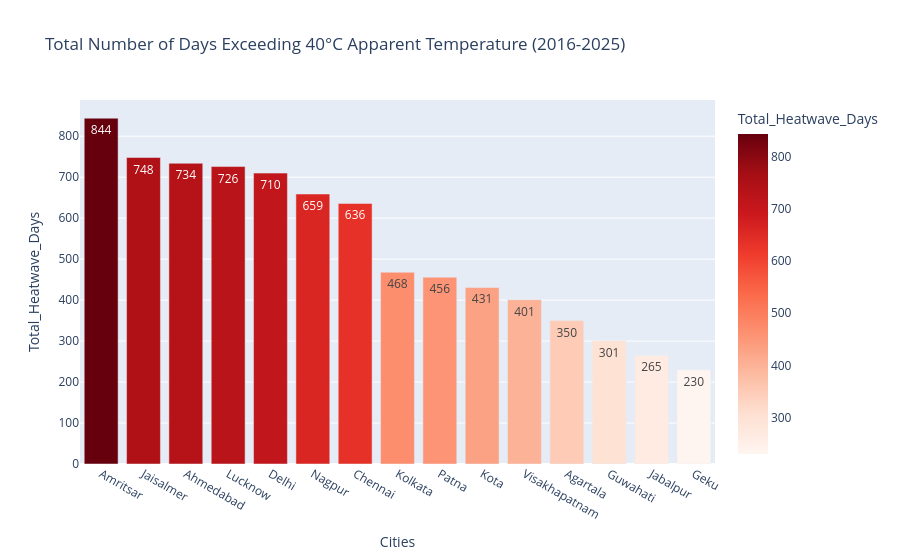

The notebook cell this image was saved under:
### Markdown cell above
## 🔥 Heatwave Analysis: Extreme Temperature Days Across Cities

### Code cell
df['is_extreme_heat_feels_like'] = df['apparent_temperature_max'] > 40.0

heatwave_feels_counts = df.groupby('Cities')['is_extreme_heat_feels_like'].sum().reset_index()
heatwave_feels_counts.rename(columns={'is_extreme_heat_feels_like': 'Total_Heatwave_Days'}, inplace=True)

heatwave_counts_feels_like = heatwave_feels_counts.sort_values(by='Total_Heatwave_Days', ascending=False)
top_15_cities__feels_like_heatwave= heatwave_counts_feels_like.head(15)

fig = px.bar(
    top_15_cities__feels_like_heatwave[top_15_cities__feels_like_heatwave['Total_Heatwave_Days'] > 0],
    x='Cities', 
    y='Total_Heatwave_Days',
    title='Total Number of Days Exceeding 40°C Apparent Temperature (2016-2025)',
    color='Total_Heatwave_Days',
    color_continuous_scale='Reds',
    text_auto='.0f'
)
fig.show()

### Figure 1 — Plotly figure (JSON) as saved in the notebook; plotly's stock layout.template omitted (floating-point values rounded to 4 significant figures)
{"data": [{"hovertemplate": "Cities=%{x}<br>Total_Heatwave_Days=%{marker.color}<extra></extra>", "legendgroup": "", "marker": {"color": [844, 748, 734, 726, 710, 659, 636, 468, 456, 431, 401, 350, 301, 265, 230], "coloraxis": "coloraxis", "pattern": {"shape": ""}}, "name": "", "orientation": "v", "showlegend": false, "textposition": "auto", "texttemplate": "%{y:.0f}", "type": "bar", "x": ["Amritsar", "Jaisalmer", "Ahmedabad", "Lucknow", "Delhi", "Nagpur", "Chennai", "Kolkata", "Patna", "Kota", "Visakhapatnam", "Agartala", "Guwahati", "Jabalpur", "Geku"], "xaxis": "x", "y": [844, 748, 734, 726, 710, 659, 636, 468, 456, 431, 401, 350, 301, 265, 230], "yaxis": "y"}], "layout": {"barmode": "relative", "coloraxis": {"colorbar": {"title": {"text": "Total_Heatwave_Days"}}, "colorscale": [[0, "rgb(255,245,240)"], [0.125, "rgb(254,224,210)"], [0.25, "rgb(252,187,161)"], [0.375, "rgb(252,146,114)"], [0.5, "rgb(251,106,74)"], [0.625, "rgb(239,59,44)"], [0.75, "rgb(203,24,29)"], [0.875, "rgb(165,15,21)"], [1, "rgb(103,0,13)"]]}, "legend": {"tracegroupgap": 0}, "title": {"text": "Total Number of Days Exceeding 40°C Apparent Temperature (2016-2025)"}, "xaxis": {"anchor": "y", "domain": [0, 1], "title": {"text": "Cities"}}, "yaxis": {"anchor": "x", "domain": [0, 1], "title": {"text": "Total_Heatwave_Days"}}}}
